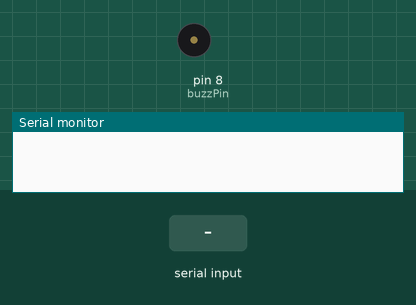
Simulated run of this sketch. Board: Arduino Uno, built with avr-gcc and run on an emulated ATmega328P. Parts: buzzer (waves = sounding, pin HIGH), the last lines printed to the serial monitor. Inputs (shaded band) come from the test bench.

Above: at 1.2 s.
1.3 s: "90,45\n" received over Serial
At 1.7 s:
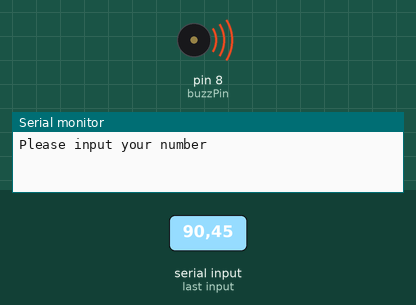
Timing chart, 0 to 4.3 s (numbered marks = the images above; inputs shaded):
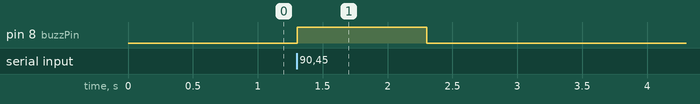

Measured:
- after the input at 1.3 s, pin 8 (buzzPin): LOW → HIGH at once, → LOW 1.0 s later

The sketch:

buzzer1.ino
```cpp
int myNumb;
int buzzPin = 8;
int dt = 500;
String msg = "Please input your number";

void setup() {
  // put your setup code here, to run once:
  Serial.begin(9600);
  pinMode(buzzPin, OUTPUT);
}

void loop() {
  // put your main code here, to run repeatedly:
  while (Serial.available() == 0) {}
  Serial.println(msg);


  myNumb = Serial.parseInt();
  if (myNumb > 10) {
    digitalWrite(buzzPin, HIGH);
    delay(dt);
    digitalWrite(buzzPin, LOW);
  }
}
```
